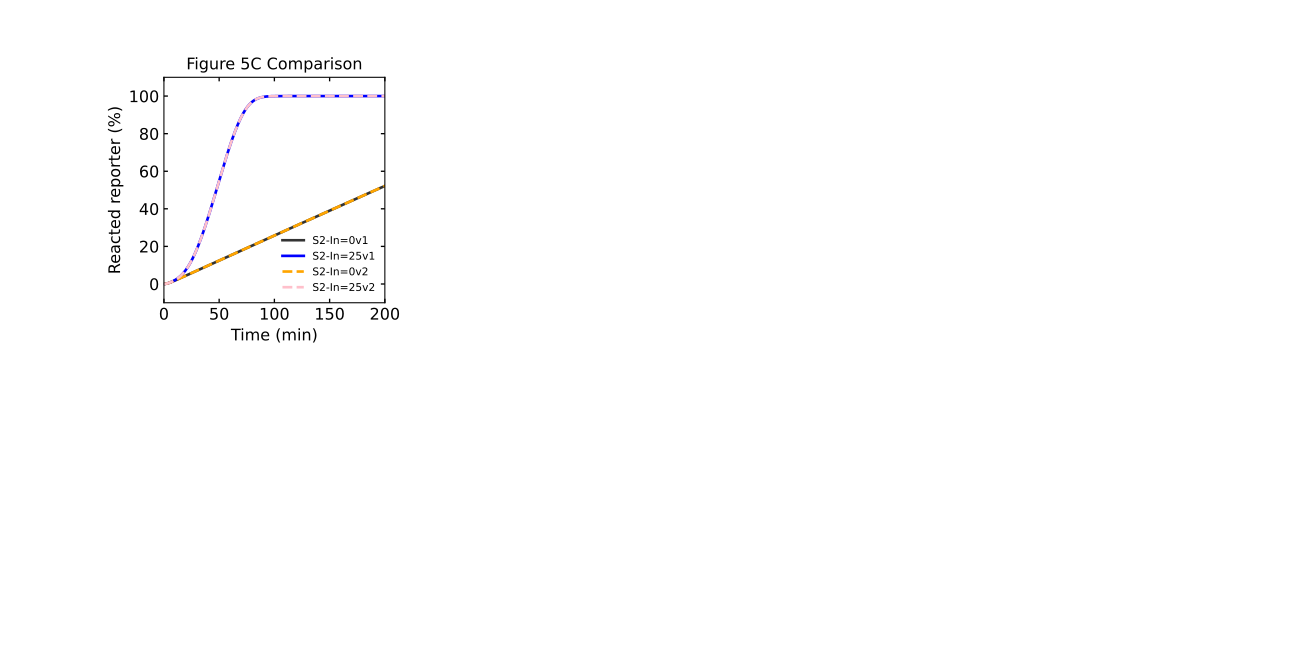

Here is the Python script that generated this plot:
# -*- coding: utf-8 -*-
"""
Created on Wed Jul  6 14:30:19 2022

@author: tnm12
"""

import numpy as np
import matplotlib.pyplot as plt
from matplotlib.ticker import MaxNLocator

import sys
import Simulator1 as RSDs #import first version of simulator
    
'''
##############################################################################
Simulations
##############################################################################
'''

t_sim = np.linspace(0,6,1001)*3600 # seconds

k_txn = 0.015 #transcription rate

IN = [0,25] #input template

csl = [[0.2,0.2,0.2],
       [0,0,1]]

model = RSDs.RSD_sim() # define the model instance

# specify DNA txn templates and reporters and concentrations
model.DNA_species('gate','1_2',temp_con=12.5)
model.DNA_species('gate','3_2',temp_con=12.5)
model.DNA_species('gate','4_2',temp_con=12.5)
model.DNA_species('gate','5_2',temp_con=12.5)
model.DNA_species('reporter','REP2',temp_con=500)

plt.subplot(2,4,1)
for n in range(len(IN)):
    model.DNA_species('input','I1',temp_con=IN[n])
    
    # simulate the model
    model.simulate(t_sim,1,k_txn)
    
    # pull out the species from the model solution to plot
    REP = model.output_concentration['REP2']
    
    fs = 12
    
    plt.plot(model.sol.t/60,(1-REP/model.REP_con[1])*100,color=csl[n],linewidth=2,linestyle='-')

plt.xticks(fontsize=fs)
plt.yticks(fontsize=fs)
plt.ylim(-10,110)
plt.xlim(0,200)
ax1 = plt.gca()
ax1.xaxis.set_tick_params(which='both',size=3,width=1,direction='in',top='on')
#ax1.xaxis.set_major_locator(MaxNLocator(integer=True))
ax1.yaxis.set_tick_params(which='both',size=3,width=1,direction='in',right='on')
plt.xlabel('Time (min)',fontsize=fs)
plt.ylabel('Reacted reporter (%)',fontsize=fs)



import Simulatorv2021 as RSDs #import version 2.0.2.1 of simulator
    
'''
##############################################################################
Simulations
##############################################################################
'''

t_sim = np.linspace(0,6,1001)*3600 # seconds

k_txn = 0.015 #transcription rate

IN = [0,25] #input template

REP_con = 500 #reporter concentration

color = ['orange','pink']

model = RSDs.RSD_sim(5) # define the model instance and # of domains

# specify species involved in the reaction
model.molecular_species('gate{1,2}',DNA_con=12.5)
model.molecular_species('gate{3,2}',DNA_con=12.5)
model.molecular_species('gate{4,2}',DNA_con=12.5)
model.molecular_species('gate{5,2}',DNA_con=12.5)
model.molecular_species('reporter{2}',DNA_con=REP_con)

model.global_rate_constants(ktxn=k_txn) #globally changes transcription rates

plt.subplot(2,4,1)
for n in range(len(IN)):
    model.molecular_species('input{1}',DNA_con=IN[n])
    
    # simulate the model (input is simulation time)
    model.simulate(t_sim)
    
    # pull out the species from the model solution to plot
    S2 = model.output_concentration('S{2}')
    
    fs = 12
    
    plt.plot(model.t/60,(S2/REP_con)*100,color=color[n],linewidth=2,linestyle='--')

plt.xticks(fontsize=fs)
plt.yticks(fontsize=fs)
plt.ylim(-10,110)
plt.xlim(0,200)
ax1 = plt.gca()
ax1.xaxis.set_tick_params(which='both',size=3,width=1,direction='in',top='on')
#ax1.xaxis.set_major_locator(MaxNLocator(integer=True))
ax1.yaxis.set_tick_params(which='both',size=3,width=1,direction='in',right='on')
plt.xlabel('Time (min)',fontsize=fs)
plt.ylabel('Reacted reporter (%)',fontsize=fs)
plt.title('Figure 5C Comparison')
plt.legend(['S2-In=0v1','S2-In=25v1','S2-In=0v2','S2-In=25v2'],frameon=False,fontsize=8)
